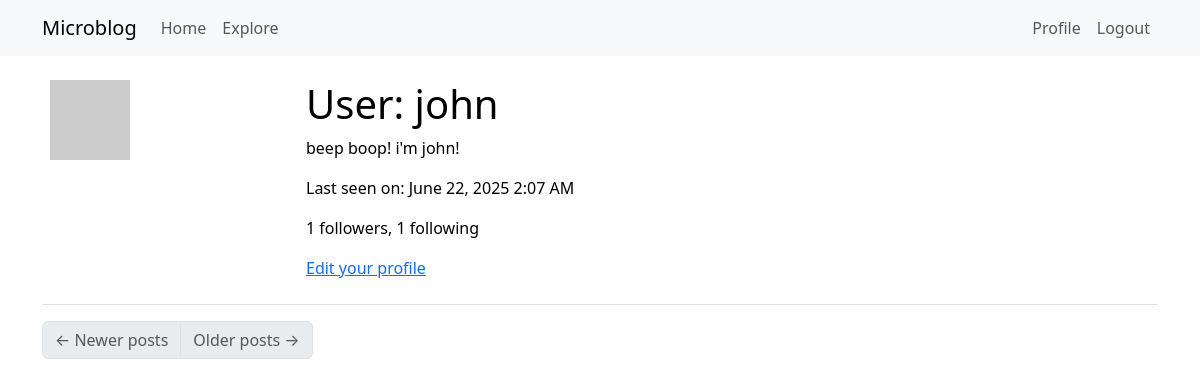
The app's page /user/john (signed in), older data.
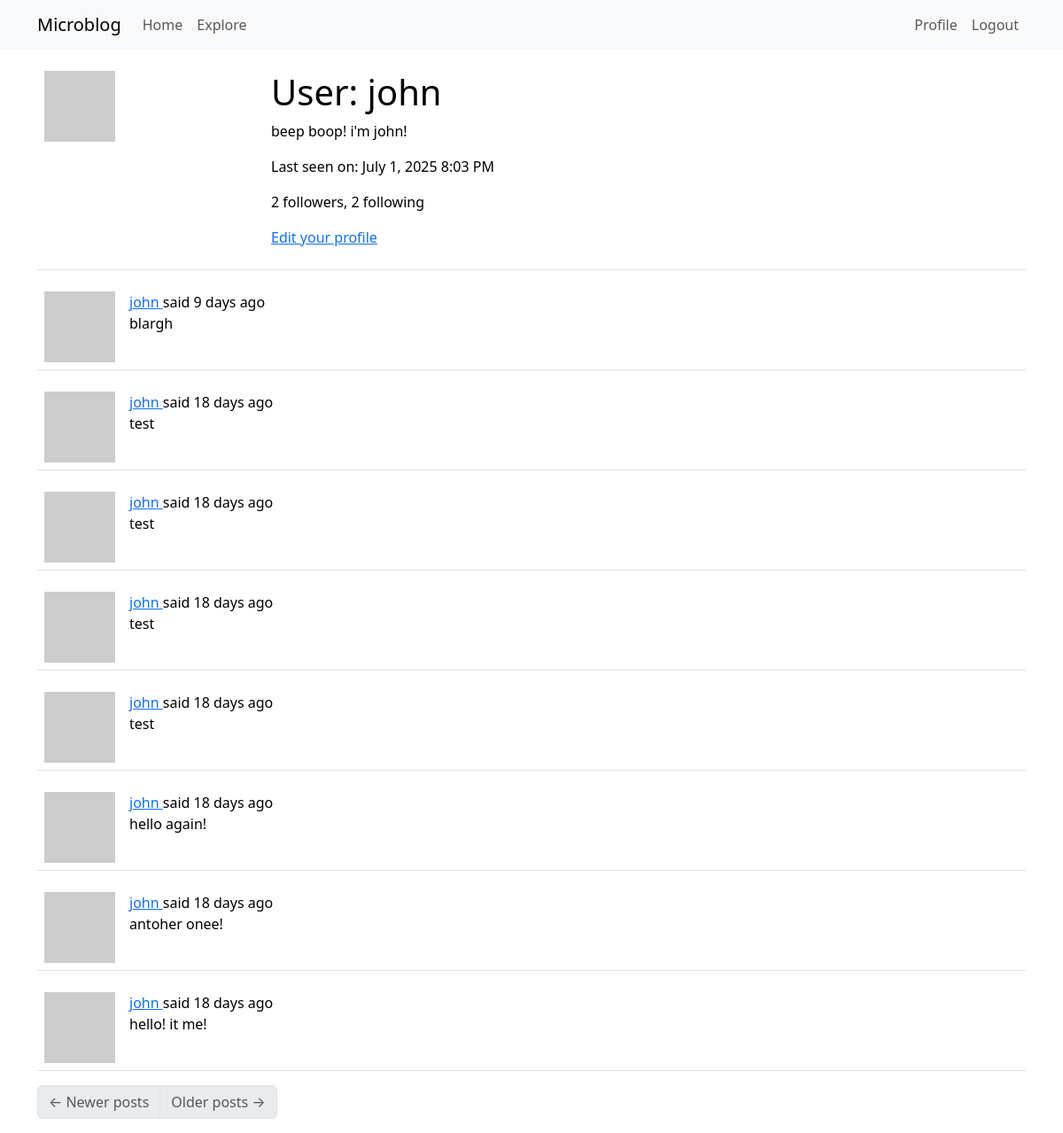
The same page, newer data.
### app/models.py (models this page shows, shortened)
class User(UserMixin, db.Model):
    id: so.Mapped[int] = so.mapped_column(primary_key=True)
    username: so.Mapped[str] = so.mapped_column(sa.String(64), index=True,
                                                unique=True)
    email: so.Mapped[str] = so.mapped_column(sa.String(120), index=True,
                                             unique=True)
    password_hash: so.Mapped[Optional[str]] = so.mapped_column(sa.String(256))
    posts: so.WriteOnlyMapped['Post'] = so.relationship(
        back_populates='author')
    about_me: so.Mapped[Optional[str]] = so.mapped_column(sa.String(140))
    last_seen: so.Mapped[Optional[datetime]] = so.mapped_column(
        default=lambda: datetime.now(timezone.utc))
    following: so.WriteOnlyMapped['User'] = so.relationship(
        secondary=followers, primaryjoin=(followers.c.follower_id == id),
        secondaryjoin=(followers.c.followed_id == id),
        back_populates='followers')
    followers: so.WriteOnlyMapped['User'] = so.relationship(
        secondary=followers, primaryjoin=(followers.c.followed_id == id),
        secondaryjoin=(followers.c.follower_id == id),
        back_populates='following')
    def avatar(self, size):
        digest = md5(self.email.lower().encode('utf-8')).hexdigest()
        return f'https://www.gravatar.com/avatar/{digest}?d=identicon&s={size}'
    def followers_count(self):
        query = sa.select(sa.func.count()).select_from(
            self.followers.select().subquery())
        return db.session.scalar(query)
    def following_count(self):
        query = sa.select(sa.func.count()).select_from(
            self.following.select().subquery())
        return db.session.scalar(query)

class Post(db.Model):
    id: so.Mapped[int] = so.mapped_column(primary_key=True)
    body: so.Mapped[str] = so.mapped_column(sa.String(140))
    timestamp: so.Mapped[datetime] = so.mapped_column(
        index=True, default=lambda: datetime.now(timezone.utc))
    user_id: so.Mapped[int] = so.mapped_column(sa.ForeignKey(User.id),
                                               index=True)
    author: so.Mapped[User] = so.relationship(back_populates='posts')

### app/routes.py (the view)
@app.route('/user/<username>')
@login_required
def user(username):
    user = db.first_or_404(sa.select(User).where(User.username == username))
    page = request.args.get('page', 1, type=int)
    query = user.posts.select().order_by(Post.timestamp.desc())
    posts = db.paginate(query, page=page,
                        per_page=app.config['POSTS_PER_PAGE'],
                        error_out=False)
    next_url = url_for('user', username=user.username, page=posts.next_num) \
        if posts.has_next else None
    prev_url = url_for('user', username=user.username, page=posts.prev_num) \
        if posts.has_prev else None
    form = EmptyForm()
    return render_template('user.html', user=user, posts=posts.items,
                           next_url=next_url, prev_url=prev_url, form=form)

### app/__init__.py (called while the page is built)
def get_locale():
    return request.accept_languages.best_match(app.config['LANGUAGES'])

### app/models.py (called while the page is built)
@login.user_loader
def load_user(id):
    return db.session.get(User, int(id))

### app/routes.py (called while the page is built)
@app.before_request
def before_request():
    if current_user.is_authenticated:
        current_user.last_seen = datetime.now(timezone.utc)
        db.session.commit()
    g.locale = str(get_locale())

### app/templates/user.html (shortened to what this page needs)
{% extends "base.html" %}
{% block content %}
    <table class="table table-hover">
        <tr>
            <td width="256px"><img src="{{ user.avatar(256) }}"></td>
            <td>
                <h1>{{ _('User') }}: {{ user.username }}</h1>
                {% if user.about_me %}<p>{{ user.about_me }}</p>{% endif %}
                {% if user.last_seen %}
                <p>{{ _('Last seen on') }}: {{ moment(user.last_seen).format('LLL') }}</p>
                {% endif %}
                <p>{{ _('%(count)d followers', count=user.followers_count()) }}, {{ _('%(count)d following', count=user.following_count()) }}</p>
                {% if user == current_user %}
                <p><a href="{{ url_for('edit_profile') }}">{{ _('Edit your profile') }}</a></p>
                {% endif %}
            </td>
        </tr>
    </table>
    {% for post in posts %}
        {% include '_post.html' %}
    {% endfor %}
    <nav aria-label="Post navigation">
        <ul class="pagination">
            <li class="page-item{% if not prev_url %} disabled{% endif %}">
                <a class="page-link" href="{{ prev_url }}">
                    <span aria-hidden="true">&larr;</span> {{ _('Newer posts') }}
                </a>
            </li>
            <li class="page-item{% if not next_url %} disabled{% endif %}">
                <a class="page-link" href="{{ next_url }}">
                    {{ _('Older posts') }} <span aria-hidden="true">&rarr;</span>
                </a>
            </li>
        </ul>
    </nav>
{% endblock %}

### app/templates/_post.html (shortened to what this page needs)
    <table class="table table-hover">
        <tr>
            <td width="70px">
                <a href="{{ url_for('user', username=post.author.username) }}">
                    <img src="{{ post.author.avatar(70) }}" />
                </a>
            </td>
            <td>
                {{ _('%(username)s said %(when)s',
                    username=user_link, when=moment(post.timestamp).fromNow()) }}
                <br>
                {{ post.body }}
            </td>
        </tr>
    </table>

Row changes from the older to the newer data that the page shows:
changed User "john": last_seen "June 22, 2025 2:07 AM" → "July 1, 2025 8:03 PM"
added Post: body "blargh"
added Post: body "test"
added Post: body "test"
added Post: body "test"
added Post: body "test"
added Post: body "hello again!"
added Post: body "antoher onee!"
added Post: body "hello! it me!"
Text that changed along with them:
text no longer shown: "1 followers 1 following"
text now shown: "2 followers 2 following"
